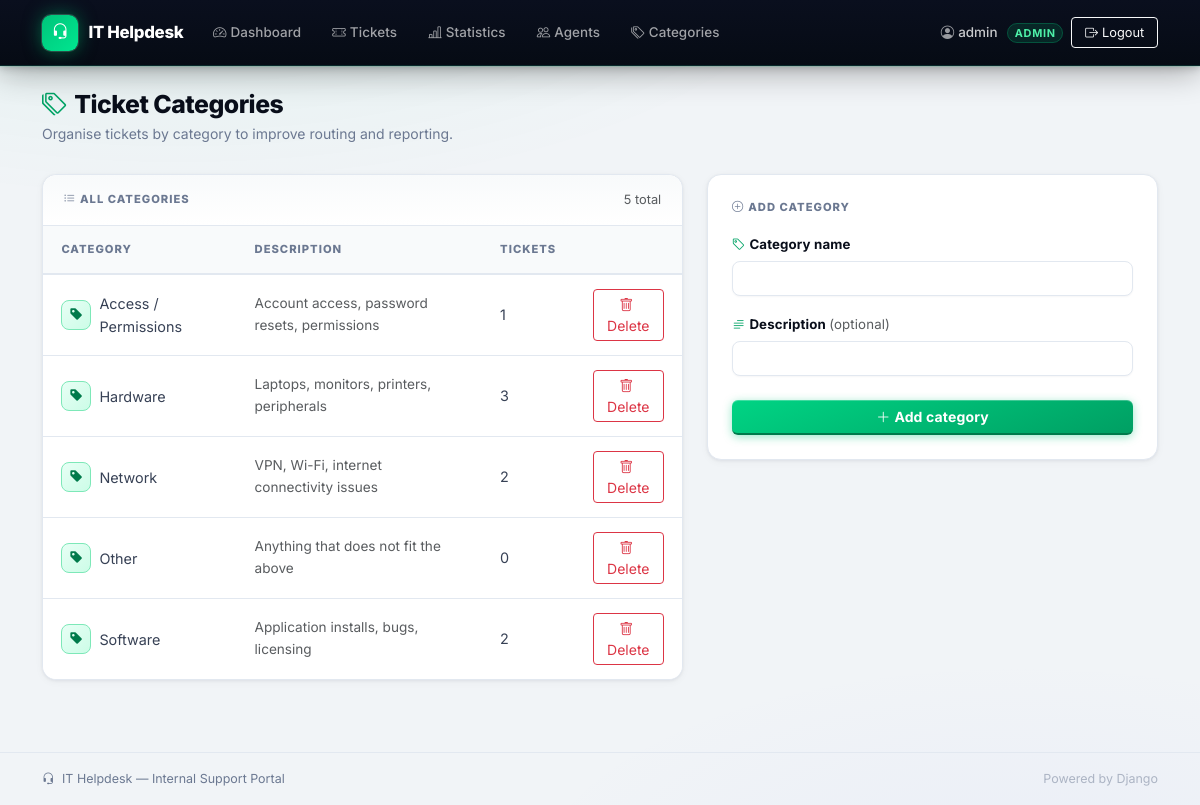
The page /admin-panel/categories/ (signed in) on the database its author committed.
### accounts/models.py (models this page shows, shortened)
class Profile(models.Model):
    class Role(models.TextChoices):
        EMPLOYEE = 'EMPLOYEE', 'Employee'
        AGENT = 'AGENT', 'Support Agent'
        ADMIN = 'ADMIN', 'Admin'
    user = models.OneToOneField(User, on_delete=models.CASCADE, related_name='profile')
    role = models.CharField(max_length=20, choices=Role.choices, default=Role.EMPLOYEE)
    department = models.CharField(max_length=100, blank=True)
    phone = models.CharField(max_length=20, blank=True)
    is_active_agent = models.BooleanField(
        default=True,
        help_text="Uncheck to stop assigning new tickets to this agent (e.g. on leave)."
    )
    @property
    def is_employee(self):
        return self.role == self.Role.EMPLOYEE
    @property
    def is_admin_role(self):
        return self.role == self.Role.ADMIN

### tickets/models.py (models this page shows, shortened)
class Category(models.Model):
    name = models.CharField(max_length=100, unique=True)
    description = models.CharField(max_length=255, blank=True)
    class Meta:
        verbose_name_plural = 'Categories'
        ordering = ['name']

### tickets/views.py (the view)
# urls.py: path('admin-panel/categories/', views.manage_categories, name='manage_categories'),
@login_required
def manage_categories(request):
    if not _admin_required(request.user):
        return HttpResponseForbidden("Admins only.")
    if request.method == 'POST':
        form = CategoryForm(request.POST)
        if form.is_valid():
            form.save()
            messages.success(request, "Category added.")
            return redirect('manage_categories')
    else:
        form = CategoryForm()
    categories = Category.objects.annotate(ticket_count=Count('tickets'))
    return render(request, 'tickets/manage_categories.html', {'categories': categories, 'form': form})

### tickets/forms.py
class CategoryForm(forms.ModelForm):
    class Meta:
        model = Category
        fields = ['name', 'description']
        widgets = {
            'name': forms.TextInput(attrs={'class': 'form-control'}),
            'description': forms.TextInput(attrs={'class': 'form-control'}),
        }

### tickets/views.py (called while the page is built)
def _admin_required(user):
    return hasattr(user, 'profile') and user.profile.is_admin_role

### tickets/templates/tickets/manage_categories.html (shortened to what this page needs)
{% extends "base.html" %}
{% block content %}
<div class="page-header">
    <h3><i class="bi bi-tags me-2 text-brand"></i>Ticket Categories</h3>
    <p class="page-subtitle">Organise tickets by category to improve routing and reporting.</p>
</div>
<div class="row g-4">
    <div class="col-md-7">
        <div class="table-card">
            <div class="card-header-section d-flex align-items-center justify-content-between">
                <span class="section-title mb-0"><i class="bi bi-list-ul me-1"></i>All categories</span>
                <span class="text-muted" style="font-size:0.8rem;">{{ categories|length }} total</span>
            </div>
            <table class="table align-middle">
                <thead>
                    <tr>
                        <th>Category</th>
                        <th>Description</th>
                        <th>Tickets</th>
                        <th></th>
                    </tr>
                </thead>
                <tbody>
                {% for cat in categories %}
                <tr>
                    <td>
                        <div class="d-flex align-items-center gap-2">
                            <div class="d-flex align-items-center justify-content-center flex-shrink-0"
                                 style="width:30px;height:30px;border-radius:8px;background:linear-gradient(135deg,var(--brand-bg),#ccfce7);color:var(--brand-deeper);font-size:0.85rem;border:1px solid var(--brand-border);">
                                <i class="bi bi-tag-fill"></i>
                            </div>
                            <span class="fw-600" style="font-size:0.9rem;">{{ cat.name }}</span>
                        </div>
                    </td>
                    <td class="text-muted" style="font-size:0.85rem;">{{ cat.description|default:"—" }}</td>
                    <td>
                        <span class="fw-600" style="font-size:0.9rem;">{{ cat.ticket_count }}</span>
                    </td>
                    <td>
                        <form method="post" action="{% url 'delete_category' cat.id %}"
                              onsubmit="return confirm('Delete category \'{{ cat.name }}\'? This cannot be undone.');">
                            <button class="btn btn-sm btn-outline-danger">
                                <i class="bi bi-trash me-1"></i>Delete
                            </button>
                        </form>
                    </td>
                </tr>
                {% endfor %}
                </tbody>
            </table>
        </div>
    </div>
    <div class="col-md-5">
        <div class="ticket-card p-4">
            <div class="section-title mb-3">
                <i class="bi bi-plus-circle me-1"></i>Add category
            </div>
            <form method="post">
                <div class="mb-3">
                    <label class="form-label">
                        <i class="bi bi-tag me-1 text-brand"></i>Category name
                    </label>
                    {{ form.name }}
                </div>
                <div class="mb-4">
                    <label class="form-label">
                        <i class="bi bi-text-paragraph me-1 text-brand"></i>Description
                        <span class="text-muted fw-normal">(optional)</span>
                    </label>
                    {{ form.description }}
                </div>
                <button type="submit" class="btn btn-brand w-100">
                    <i class="bi bi-plus-lg me-1"></i>Add category
                </button>
            </form>
        </div>
    </div>
</div>
{% endblock %}

### templates/base.html (shortened to what this page needs)
{% load static %}
<!DOCTYPE html>
<html lang="en">
<head>
    <link href="https://cdn.jsdelivr.net/npm/bootstrap@5.3.3/dist/css/bootstrap.min.css" rel="stylesheet">
    <link href="https://cdn.jsdelivr.net/npm/bootstrap-icons@1.11.3/font/bootstrap-icons.min.css" rel="stylesheet">
    <link href="{% static 'css/style.css' %}" rel="stylesheet">
</head>
<body>
<nav class="navbar navbar-expand-lg navbar-dark bg-brand">
    <div class="container">
        <a class="navbar-brand" href="{% url 'dashboard' %}">
            <span class="navbar-brand-icon"><i class="bi bi-headset"></i></span>
            IT Helpdesk
        </a>
        <div class="collapse navbar-collapse" id="navMenu">
            {% if user.is_authenticated %}
            <ul class="navbar-nav me-auto gap-1">
                <li class="nav-item">
                    <a class="nav-link" href="{% url 'dashboard' %}">
                        <i class="bi bi-speedometer2 me-1"></i>Dashboard
                    </a>
                </li>
                <li class="nav-item">
                    <a class="nav-link" href="{% url 'ticket_list' %}">
                        <i class="bi bi-ticket-perforated me-1"></i>Tickets
                    </a>
                </li>
                {% if user.profile.is_admin_role %}
                <li class="nav-item">
                    <a class="nav-link" href="{% url 'admin_stats' %}">
                        <i class="bi bi-bar-chart-line me-1"></i>Statistics
                    </a>
                </li>
                <li class="nav-item">
                    <a class="nav-link" href="{% url 'manage_agents' %}">
                        <i class="bi bi-people me-1"></i>Agents
                    </a>
                </li>
                <li class="nav-item">
                    <a class="nav-link" href="{% url 'manage_categories' %}">
                        <i class="bi bi-tags me-1"></i>Categories
                    </a>
                </li>
                {% endif %}
            </ul>
            <ul class="navbar-nav align-items-center gap-2">
                <li class="nav-item d-flex align-items-center">
                    <span class="navbar-user-name">
                        <i class="bi bi-person-circle me-1 opacity-75"></i>{{ user.get_full_name|default:user.username }}
                        <span class="nav-user-badge">{{ user.profile.get_role_display }}</span>
                    </span>
                </li>
                <li class="nav-item">
                    <form method="post" action="{% url 'logout' %}" class="d-inline">
                        <button type="submit" class="btn btn-sm btn-outline-light" style="font-size:0.8rem; padding: 0.3rem 0.8rem;">
                            <i class="bi bi-box-arrow-right me-1"></i>Logout
                        </button>
                    </form>
                </li>
            </ul>
            {% else %}
            <ul class="navbar-nav ms-auto gap-1">
                <li class="nav-item"><a class="nav-link" href="{% url 'login' %}"><i class="bi bi-box-arrow-in-right me-1"></i>Login</a></li>
                <li class="nav-item"><a class="nav-link" href="{% url 'signup' %}"><i class="bi bi-person-plus me-1"></i>Sign up</a></li>
            </ul>
            {% endif %}
        </div>
    </div>
</nav>
<div class="container py-4">
    {% block content %}{% endblock %}
</div>
<footer class="site-footer">
    <div class="container d-flex justify-content-between align-items-center">
        <span><i class="bi bi-headset me-1"></i> IT Helpdesk — Internal Support Portal</span>
        <span class="opacity-50">Powered by Django</span>
    </div>
</footer>
</body>
</html>

### rows shown on the page
Category: name "Access / Permissions", description "Account access, password resets, permissions", ticket_count "1"
Category: name "Hardware", description "Laptops, monitors, printers, peripherals", ticket_count "3"
Category: name "Network", description "VPN, Wi-Fi, internet connectivity issues", ticket_count "2"
Category: name "Other", description "Anything that does not fit the above", ticket_count "0"
Category: name "Software", description "Application installs, bugs, licensing", ticket_count "2"

### other values the page prints
{{ user.get_full_name|default:user.username }} "admin"
{{ user.profile.get_role_display }} "ADMIN"
{{ categories|length }} "5"
